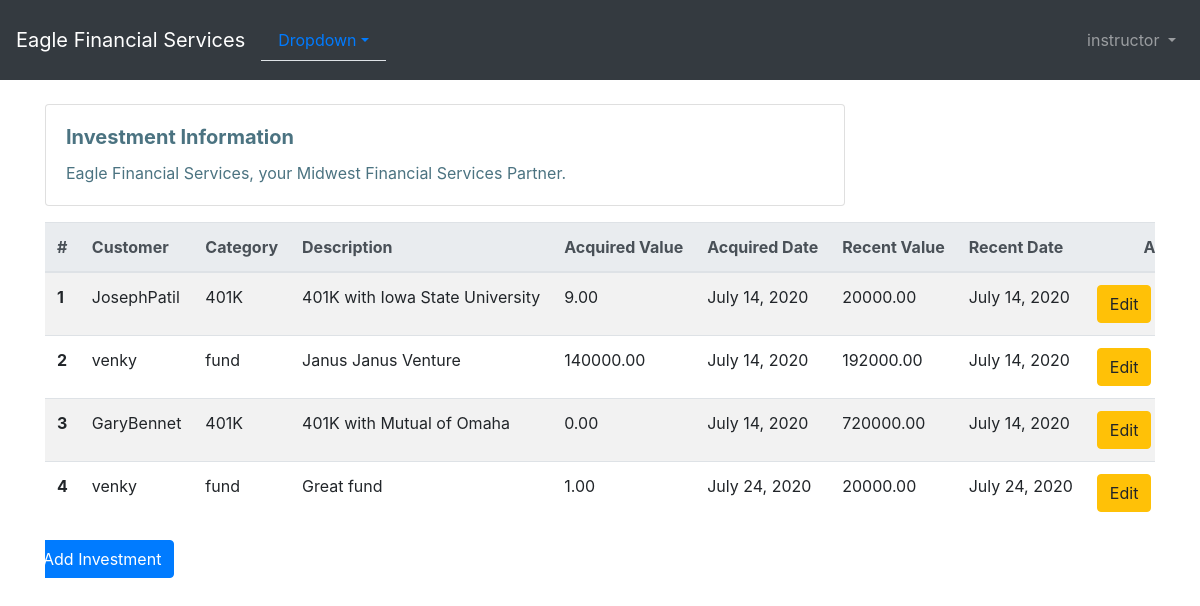
The app's page /investment_list/ (signed in) with its own data.
### users/models.py (models this page shows)
class CustomUser(AbstractUser):
    first_name = models.CharField(max_length=20)
    last_name = models.CharField(max_length = 20)
    email  = models.EmailField(max_length=25)
    is_customer = models.BooleanField('customer', default=True)
    is_FinancialAdvisor = models.BooleanField('FinancialAdvisor', default=False,
                                              help_text='check it if you want to sign up as Financial Advisor')
    def __str__(self):
        return '{}'.format(self.username)

### portfolio/models.py (models this page shows, shortened)
class Investment(models.Model):
    user = models.ForeignKey(Customer, on_delete=models.CASCADE,related_name='investment')
    category = models.CharField(max_length=50)
    description = models.CharField(max_length=200)
    acquired_value = models.DecimalField(max_digits=10, decimal_places=2)
    acquired_date = models.DateField(default=timezone.now)
    recent_value = models.DecimalField(max_digits=10, decimal_places=2)
    recent_date = models.DateField(default=timezone.now, blank=True, null=True)

class Customer(models.Model):
    user = models.ForeignKey(CustomUser, on_delete=models.CASCADE,)
    name = models.CharField(max_length=50)
    address = models.CharField(max_length=200)
    cust_number = models.IntegerField(blank=False, null=False)
    city = models.CharField(max_length=50)
    state = models.CharField(max_length=50)
    zipcode = models.CharField(max_length=10)
    email = models.EmailField(max_length=200)
    cell_phone = models.CharField(max_length=50)
    created_date = models.DateTimeField(
        default=timezone.now)
    updated_date = models.DateTimeField(auto_now_add=True)
    def __str__(self):
        return str(self.user)

### portfolio/views.py (the view)
# urls.py: path('investment_list/', views.investment_list, name = 'investment_list'),
@login_required
def investment_list(request):
    investment = Investment.objects.all()
    return render(request, 'portfolio/investment_list.html', {'investment':investment})

### portfolio/templates/portfolio/investment_list.html (shortened to what this page needs)
{% extends 'portfolio/base.html' %}
{% block content %}
  <div class="card mb-3"style="max-width: 50rem;color:#4B7381;">
  <div class="card-body">
    <h5 class="card-title"><b>Investment Information</b></h5>
    <p class="card-text">Eagle Financial Services, your Midwest Financial Services Partner.</p>
  </div>
</div>
{% if request.user.is_superuser or request.user.is_FinancialAdvisor %}
<div  class="table-responsive text-nowrap">
  <table class="table table-striped">
    <thead class="thead-light">
      <tr>
        <th scope="col">#</th>
        <th scope="col">Customer</th>
        <th scope="col">Category</th>
        <th width="50%">Description</th>
        <th scope="col">Acquired Value</th>
        <th scope="col">Acquired Date</th>
        <th scope="col">Recent Value</th>
        <th scope="col">Recent Date</th>
        <th colspan="3" style=" text-align: center;">Actions</th>
      </tr>
    </thead>
    <tbody>
     {% for investment in investment %}
        <tr>
          <th scope="row">{{forloop.counter}}</th>
           <td>{{ investment.user }}</td>
           <td>{{ investment.category }}</td>
           <td>{{ investment.description }}</td>
           <td>{{ investment.acquired_value }}</td>
           <td>{{ investment.acquired_date }}</td>
           <td>{{ investment.recent_value }}</td>
           <td>{{ investment.recent_date }}</td>
           <td><a href="{% url 'portfolio:investment_edit' pk=investment.pk %}" class="btn btn-warning">Edit</a>
        </tr>
     {% endfor %}
    </tbody>
  </table>
    <div class="row">
        <a href="{% url 'portfolio:investment_new' %}"><span class="btn btn-primary">Add Investment</span></a>
    </div>
</div>
{% endif  %}
{% endblock content %}

### portfolio/templates/portfolio/base.html (shortened to what this page needs)
<!doctype html>
<html lang="en">
  <head>
    <link rel="stylesheet" href="https://stackpath.bootstrapcdn.com/bootstrap/4.1.3/css/bootstrap.min.css">
  </head>
    <body>
    <nav class="navbar navbar-expand-md navbar-dark bg-dark mb-4" style=" height: 80px;">
      <a class="navbar-brand" href="{% url 'portfolio:home' %}">Eagle Financial Services</a>
        <ul class="nav nav-tabs" id="myTab" role="tablist">
         <li class="nav-item dropdown">
              <a class="nav-link dropdown-toggle" data-toggle="dropdown" href="#" role="button" aria-haspopup="true" aria-expanded="false">Dropdown</a>
        </li>
        </ul>
      <div class="collapse navbar-collapse" id="navbarCollapse">
        {% if user.is_authenticated %}
          <ul class="navbar-nav ml-auto">
            <li class="nav-item">
              <a class="nav-link dropdown-toggle" href="#" id="userMenu"\
              data-toggle="dropdown" aria-haspopup="true" aria-expanded\
              ="false">
                {{ user.username }}
              </a>
            </li>
          </ul>
        {% endif %}
      </div>
    </nav>
    <div class="container">
      {% block content %}
      {% endblock content %}
    </div>
  </body>
</html>

### records on screen
CustomUser: username "instructor"
Investment: user "JosephPatil", category "401K", description "401K with Iowa State University", acquired_value "9.00", acquired_date "July 14, 2020", recent_value "20000.00", recent_date "July 14, 2020"
Investment: user "venky", category "fund", description "Janus Janus Venture", acquired_value "140000.00", acquired_date "July 14, 2020", recent_value "192000.00", recent_date "July 14, 2020"
Investment: user "GaryBennet", category "401K", description "401K with Mutual of Omaha", acquired_value "0.00", acquired_date "July 14, 2020", recent_value "720000.00", recent_date "July 14, 2020"
Investment: user "venky", category "fund", description "Great fund", acquired_value "1.00", acquired_date "July 24, 2020", recent_value "20000.00", recent_date "July 24, 2020"
